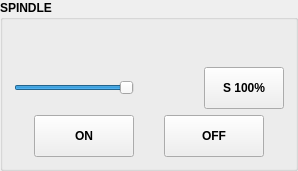
         <widget class="QGroupBox" name="groupBox_4">
          <property name="font">
           <font>
            <weight>75</weight>
            <bold>true</bold>
           </font>
          </property>
          <property name="title">
           <string>SPINDLE</string>
          </property>
          <layout class="QVBoxLayout" name="verticalLayout_24">
           <item>
            <widget class="HalBarIndicator" name="spindle_load_indicator" native="true">
             <property name="minimumSize">
              <size>
               <width>0</width>
               <height>30</height>
              </size>
             </property>
             <property name="maximumSize">
              <size>
               <width>16777215</width>
               <height>30</height>
              </size>
             </property>
             <property name="font">
              <font>
               <weight>75</weight>
               <bold>true</bold>
              </font>
             </property>
             <property name="styleSheet">
              <string notr="true"/>
             </property>
             <property name="value" stdset="0">
              <double>96.500000000000000</double>
             </property>
             <property name="maximum" stdset="0">
              <double>100.000000000000000</double>
             </property>
             <property name="prefix" stdset="0">
              <string>LOAD</string>
             </property>
             <property name="sufix" stdset="0">
              <string>%</string>
             </property>
             <property name="format" stdset="0">
              <string>.2f</string>
             </property>
             <property name="valueAt100Percent" stdset="0">
              <double>100.000000000000000</double>
             </property>
             <property name="barGradient" stdset="0">
              <stringlist>
               <string>0.0, 143, 179, 70</string>
               <string>0.79, 227, 237, 106</string>
               <string>0.84, 219, 124, 55</string>
               <string>1.0, 209, 0, 0</string>
              </stringlist>
             </property>
             <property name="textColor" stdset="0">
              <color>
               <red>53</red>
               <green>53</green>
               <blue>53</blue>
              </color>
             </property>
             <property name="borderColor" stdset="0">
              <color>
               <red>119</red>
               <green>118</green>
               <blue>123</blue>
              </color>
             </property>
             <property name="borderRadius" stdset="0">
              <number>1</number>
             </property>
             <property name="borderWidth" stdset="0">
              <number>1</number>
             </property>
             <property name="pinBaseName" stdset="0">
              <string>spindle-load</string>
             </property>
            </widget>
           </item>
           <item>
            <layout class="QHBoxLayout" name="horizontalLayout_11">
             <property name="spacing">
              <number>10</number>
             </property>
             <item>
              <widget class="ActionSlider" name="actionslider">
               <property name="minimumSize">
                <size>
                 <width>120</width>
                 <height>0</height>
                </size>
               </property>
               <property name="minimum">
                <number>10</number>
               </property>
               <property name="maximum">
                <number>100</number>
               </property>
               <property name="value">
                <number>100</number>
               </property>
               <property name="orientation">
                <enum>Qt::Horizontal</enum>
               </property>
               <property name="actionName" stdset="0">
                <string>spindle.override</string>
               </property>
              </widget>
             </item>
             <item>
              <widget class="StatusLabel" name="statuslabel_3">
               <property name="sizePolicy">
                <sizepolicy hsizetype="Fixed" vsizetype="Fixed">
                 <horstretch>0</horstretch>
                 <verstretch>0</verstretch>
                </sizepolicy>
               </property>
               <property name="minimumSize">
                <size>
                 <width>50</width>
                 <height>34</height>
                </size>
               </property>
               <property name="maximumSize">
                <size>
                 <width>55</width>
                 <height>36</height>
                </size>
               </property>
               <property name="font">
                <font>
                 <weight>75</weight>
                 <bold>true</bold>
                </font>
               </property>
               <property name="alignment">
                <set>Qt::AlignCenter</set>
               </property>
               <property name="margin">
                <number>-6</number>
               </property>
               <property name="indent">
                <number>0</number>
               </property>
               <property name="rules" stdset="0">
                <string>[{&quot;channels&quot;: [{&quot;url&quot;: &quot;status:spindle.0.override&quot;, &quot;trigger&quot;: true}], &quot;property&quot;: &quot;Text&quot;, &quot;expression&quot;: &quot;f\&quot;{(ch[0]):.0%}\&quot;&quot;, &quot;name&quot;: &quot;New Rule&quot;}]</string>
               </property>
              </widget>
             </item>
             <item>
              <widget class="ActionButton" name="actionbutton_29">
               <property name="minimumSize">
                <size>
                 <width>60</width>
                 <height>42</height>
                </size>
               </property>
               <property name="maximumSize">
                <size>
                 <width>100</width>
                 <height>100</height>
                </size>
               </property>
               <property name="font">
                <font>
                 <weight>75</weight>
                 <bold>true</bold>
                </font>
               </property>
               <property name="focusPolicy">
                <enum>Qt::NoFocus</enum>
               </property>
               <property name="styleSheet">
                <string notr="true"/>
               </property>
               <property name="text">
                <string>S 100%</string>
               </property>
               <property name="actionName" stdset="0">
                <string>spindle.override.reset</string>
               </property>
              </widget>
             </item>
            </layout>
           </item>
           <item>
            <layout class="QHBoxLayout" name="horizontalLayout_36">
             <property name="spacing">
              <number>10</number>
             </property>
             <item>
              <widget class="ActionButton" name="spindleon_abutton">
               <property name="minimumSize">
                <size>
                 <width>42</width>
                 <height>42</height>
                </size>
               </property>
               <property name="maximumSize">
                <size>
                 <width>100</width>
                 <height>100</height>
                </size>
               </property>
               <property name="font">
                <font>
                 <weight>75</weight>
                 <bold>true</bold>
                </font>
               </property>
               <property name="text">
                <string>ON</string>
               </property>
               <property name="actionName" stdset="0">
                <string>spindle.0.forward</string>
               </property>
              </widget>
             </item>
             <item>
              <widget class="ActionButton" name="spindleoff_abutton">
               <property name="minimumSize">
                <size>
                 <width>42</width>
                 <height>42</height>
                </size>
               </property>
               <property name="maximumSize">
                <size>
                 <width>100</width>
                 <height>100</height>
                </size>
               </property>
               <property name="font">
                <font>
                 <weight>75</weight>
                 <bold>true</bold>
                </font>
               </property>
               <property name="text">
                <string>OFF</string>
               </property>
               <property name="actionName" stdset="0">
                <string>spindle.0.off</string>
               </property>
              </widget>
             </item>
            </layout>
           </item>
          </layout>
         </widget>
